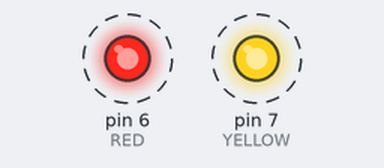
Bench run of a sketch on a simulated Arduino Uno, built with avr-gcc and run on an emulated ATmega328P. Parts: output pins drawn as LEDs (lit = HIGH). Dashed ring = blinking. What the sketch prints to the serial monitor is not drawn.

Above: at 0.15 s.
Timing chart, 0 to 3.0 s (numbered marks = the images above):
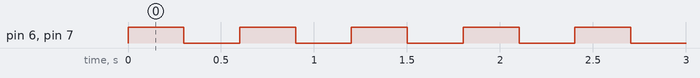

The sketch:

03_profiler.ino
```cpp
#include <Arduino_FreeRTOS.h>

#define RED     6
#define YELLOW  7
#define BLUE    8

typedef int TaskProfiler;

TaskProfiler RedLEDProfiler;
TaskProfiler YellowLEDProfiler;
TaskProfiler BlueLEDProfiler;


void setup() {
  // put your setup code here, to run once:
  Serial.begin(115200);
  xTaskCreate(redLedControllerTask,"RED LED Task", 128, NULL, 1, NULL);
  //xTaskCreate(blueLedControllerTask,"BLUE LED Task", 128, NULL, 1, NULL);
  xTaskCreate(yellowLedControllerTask,"YELLOW LED Task", 128, NULL, 1, NULL);


}

void redLedControllerTask(void * pvParameters)
{
  pinMode(RED, OUTPUT);
  while(1){
    RedLEDProfiler++;
    Serial.print("RedLEDProfiler: ");
    Serial.println(RedLEDProfiler);
    digitalWrite(RED, digitalRead(RED)^1);
    delay(300);
  }
}

void blueLedControllerTask(void * pvParameters)
{
  pinMode(BLUE, OUTPUT);
  while(1){
    YellowLEDProfiler++;
    Serial.print("YellowLEDProfiler: ");
    Serial.println(YellowLEDProfiler);
    digitalWrite(BLUE, digitalRead(BLUE)^1);
    delay(300);
  }
}


void yellowLedControllerTask(void * pvParameters)
{
  pinMode(YELLOW, OUTPUT);
  while(1){
    BlueLEDProfiler++;
    Serial.print("BlueLEDProfiler: ");
    Serial.println(BlueLEDProfiler);
    digitalWrite(YELLOW, digitalRead(YELLOW)^1);
    delay(300);
  }
}


void loop() {

}
```

Measured:
- by itself, pin 6 (RED), pin 7 (YELLOW): alternates HIGH for 0.30 s and LOW for 0.30 s
